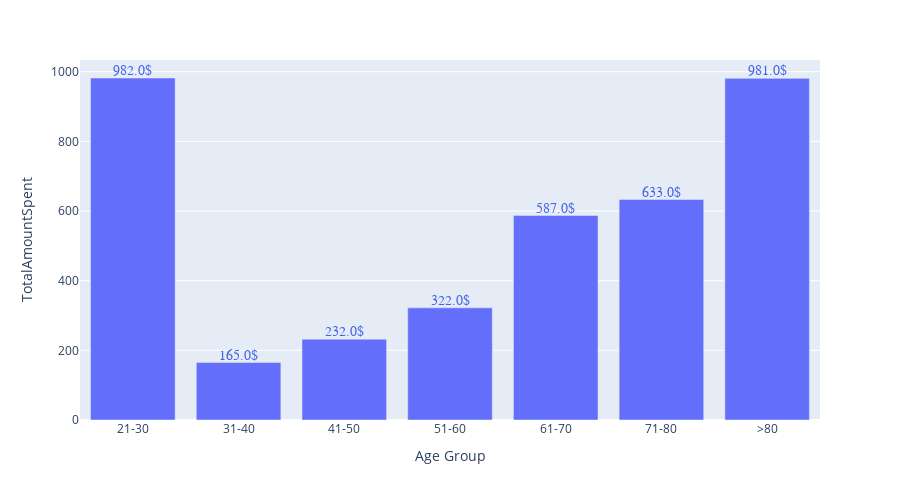

Here is the notebook cell this chart was saved with:
### Code cell
mask = df.groupby("Age Group")["TotalAmountSpent"].median()
mask = mask.reset_index()
fig = px.bar(data_frame=mask, x="Age Group", y="TotalAmountSpent", height=500)

annotation = []
for x, y in zip(mask["Age Group"], mask["TotalAmountSpent"]):
    annotation.append(
        dict(x=x, y=y +20,
             text=str(round(y, 2)) + '$',
             font=dict(family='Arial', size=14, color='rgb(66, 99, 236)'), showarrow=False)
    )
fig.update_xaxes(categoryorder='array', categoryarray= order)
fig.update_layout(annotations=annotation)
fig.show()

### Figure 1 — Plotly figure (JSON) as saved in the notebook; plotly's stock layout.template omitted (floating-point values rounded to 4 significant figures)
{"data": [{"alignmentgroup": "True", "hovertemplate": "Age Group=%{x}<br>TotalAmountSpent=%{y}<extra></extra>", "legendgroup": "", "marker": {"color": "#636efa", "pattern": {"shape": ""}}, "name": "", "offsetgroup": "", "orientation": "v", "showlegend": false, "textposition": "auto", "type": "bar", "x": ["21-30", "31-40", "41-50", "51-60", "61-70", "71-80", ">80"], "xaxis": "x", "y": [982, 165, 232, 322, 587, 633, 981], "yaxis": "y"}], "layout": {"annotations": [{"font": {"color": "rgb(66, 99, 236)", "family": "Arial", "size": 14}, "showarrow": false, "text": "982.0$", "x": "21-30", "y": 1002}, {"font": {"color": "rgb(66, 99, 236)", "family": "Arial", "size": 14}, "showarrow": false, "text": "165.0$", "x": "31-40", "y": 185}, {"font": {"color": "rgb(66, 99, 236)", "family": "Arial", "size": 14}, "showarrow": false, "text": "232.0$", "x": "41-50", "y": 252}, {"font": {"color": "rgb(66, 99, 236)", "family": "Arial", "size": 14}, "showarrow": false, "text": "322.0$", "x": "51-60", "y": 342}, {"font": {"color": "rgb(66, 99, 236)", "family": "Arial", "size": 14}, "showarrow": false, "text": "587.0$", "x": "61-70", "y": 607}, {"font": {"color": "rgb(66, 99, 236)", "family": "Arial", "size": 14}, "showarrow": false, "text": "633.0$", "x": "71-80", "y": 653}, {"font": {"color": "rgb(66, 99, 236)", "family": "Arial", "size": 14}, "showarrow": false, "text": "981.0$", "x": ">80", "y": 1001}], "barmode": "relative", "height": 500, "legend": {"tracegroupgap": 0}, "margin": {"t": 60}, "xaxis": {"anchor": "y", "categoryarray": ["21-30", "31-40", "41-50", "51-60", "61-70", "71-80", ">80"], "categoryorder": "array", "domain": [0, 1], "title": {"text": "Age Group"}}, "yaxis": {"anchor": "x", "domain": [0, 1], "title": {"text": "TotalAmountSpent"}}}}
